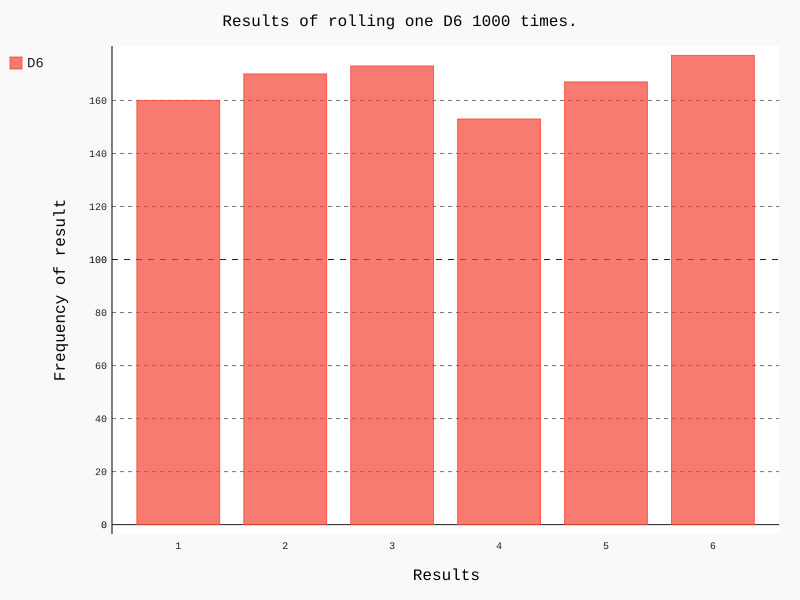

Recreate this plot in Python.
#!/usr/bin/env python
# -*- coding: utf-8 -*-
#
# 
import pygal

from die import Die

# 创建一个D6
die=Die()

#掷几次骰子，并保存在一个列表中
results=[]
for roll_num in range(1000):
    result = die.roll()
    results.append(result)
    
# 分析结果
frequencies = []
for value in range(1, die.num_sides+1):
    frequency = results.count(value)
    frequencies.append(frequency)

# 对结果进行可视化
hist =pygal.Bar()

hist.title = "Results of rolling one D6 1000 times."
hist.x_labels = [1,2,3,4,5,6]
hist.x_title = "Results"
hist.y_title = "Frequency of result"

hist.add('D6', frequencies)
hist.render_to_file('die_visaul.svg')
